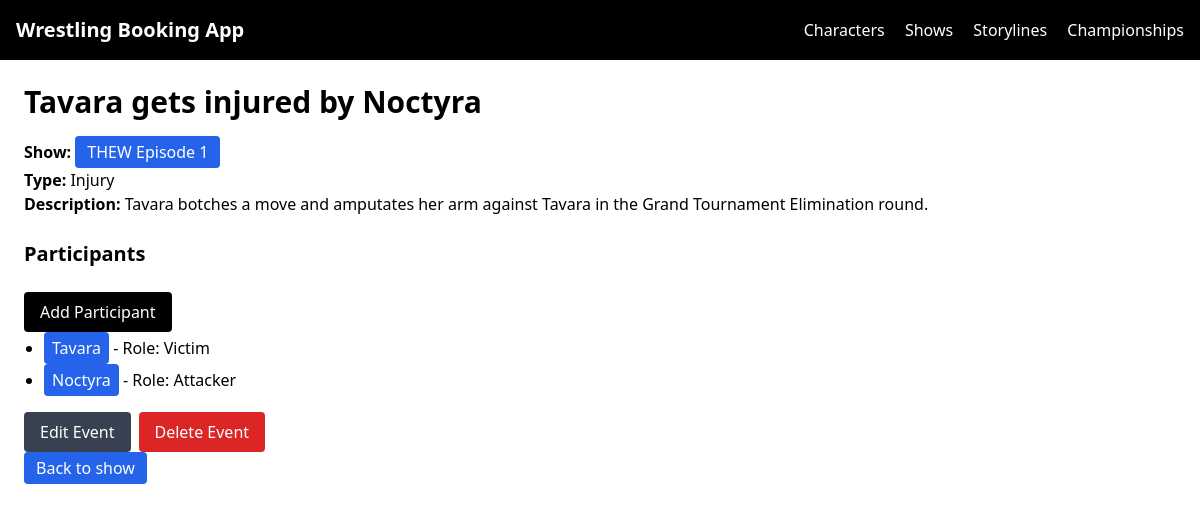
/shows/events/2/, run on the app's committed database.
### booking/models.py (models this page shows, shortened)
class Event(models.Model):
    class EventType(models.TextChoices):
        PROMO = "PROMO", "Promo"
        CONFRONTATION = "CONFRONTATION", "Confrontation"
        TRAINING = "TRAINING", "Training"
        SEGMENT = "SEGMENT", "Segment"
        INJURY = "INJURY", "Injury"
        TURN = "TURN", "Turn"
    show = models.ForeignKey(
        "booking.Show",
        on_delete=models.CASCADE,
        related_name="events"
    )
    title = models.CharField(max_length=200)
    event_type = models.CharField(max_length=30, choices=EventType.choices)
    description = models.TextField(blank=True)
    created_at = models.DateTimeField(auto_now_add=True)

class Show(models.Model):
    class ShowType(models.TextChoices):
        WEEKLY = "WEEKLY", "Weekly"
        PLE = "PLE", "PLE"
        SPECIAL = "SPECIAL", "Special"
    title = models.CharField(max_length=200)
    show_type = models.CharField(max_length=20, choices=ShowType.choices)
    episode_number = models.PositiveIntegerField(null=True, blank=True)
    airing_date = models.DateField()
    is_filmed = models.BooleanField(default=False)
    is_uploaded = models.BooleanField(default=False)
    youtube_link = models.URLField(blank=True)
    created_at = models.DateTimeField(auto_now_add=True)

class EventParticipant(models.Model):
    class Role(models.TextChoices):
        INITIATOR = "INITIATOR", "Initiator"
        INTERFERENCE = "INTERFERENCE", "Interference"
        VICTIM = "VICTIM", "Victim"
        ATTACKER = "ATTACKER", "Attacker"
    event = models.ForeignKey(
        Event, on_delete=models.CASCADE, related_name="participants"
    )
    character = models.ForeignKey(
        Character, null=True, blank=True, on_delete=models.CASCADE
    )
    group = models.ForeignKey(
        Group, null=True, blank=True, on_delete=models.CASCADE
    )
    role = models.CharField(max_length=20, choices=Role.choices, blank=True)

### core/models.py (models this page shows, shortened)
class Character(models.Model):
    class Role(models.TextChoices):
        WRESTLER = "WRESTLER", "Wrestler"
        MANAGER = "MANAGER", "Manager"
        REFEREE = "REFEREE", "Referee"
        BOOKER = "BOOKER", "Booker"
    class Gender(models.TextChoices):
        MALE = "MALE", "Male"
        FEMALE = "FEMALE", "Female"
        NA = "NA", "N/A"
    class Alignment(models.TextChoices):
        FACE = "FACE", "Face"
        HEEL = "HEEL", "Heel"
        TWEENER = "TWEENER", "Tweener"
    ring_name = models.CharField(max_length=100, unique=True)
    role = models.CharField(max_length=20, choices=Role.choices)
    gender = models.CharField(max_length=10, choices=Gender.choices)
    alignment = models.CharField(max_length=10, choices=Alignment.choices)
    finisher = models.CharField(max_length=100, blank=True)
    active = models.BooleanField(default=True)
    injured = models.BooleanField(default=False)
    notes = models.TextField(blank=True)
    created_at = models.DateTimeField(auto_now_add=True)

### booking/views.py (the view)
# urls.py: path("events/<int:pk>/", EventDetailView.as_view(), name="event-detail"),
class EventDetailView(DetailView):
    model = Event
    template_name = "booking/event_detail.html"
    context_object_name = "event"
    def get_context_data(self, **kwargs):
        context = super().get_context_data(**kwargs)
        event = self.object
        context["participants"] = event.participants.all()
        return context

### booking/templates/booking/event_detail.html (shortened to what this page needs)
{% extends "base.html" %}
{% block content %}
<h1 class="text-3xl font-bold mb-4">{{ event.title }}</h1>
<p><strong>Show:</strong> <button onclick="window.location='{% url 'show-detail' event.show.id %}'" class="bg-blue-600 text-white px-3 py-1 rounded cursor-pointer">{{ event.show.title }}</button></p>
<p><strong>Type:</strong> {{ event.get_event_type_display }}</p>
<p><strong>Description:</strong> {{ event.description|default:"None" }}</p>
<h2 class="text-xl font-semibold mt-6 mb-2">Participants</h2>
<button onclick="window.location='{% url 'eventparticipant-add' event.id %}'" class="bg-black text-white px-4 py-2 rounded mt-4 inline-block cursor-pointer">
    Add Participant
</button>
<ul class="list-disc pl-5">
    {% for ep in participants %}
        <li>
            <button onclick="window.location='{% url 'character-detail' ep.character.id %}'" class="bg-blue-600 text-white px-2 py-1 rounded cursor-pointer">{{ ep.character.ring_name }}</button>
            - Role: {{ ep.get_role_display }}
        </li>
    {% empty %}
        <li>No participants yet.</li>
    {% endfor %}
</ul>
<div class="mt-4 flex gap-2">
    <button onclick="window.location='{% url 'event-edit' event.id %}'" class="bg-gray-700 text-white px-4 py-2 rounded cursor-pointer">
        Edit Event
    </button>
    <button onclick="window.location='{% url 'event-delete' event.id %}'" class="bg-red-600 text-white px-4 py-2 rounded cursor-pointer">
        Delete Event
    </button>
</div>
<p>
<button onclick="window.location='{% url 'show-detail' event.show.id %}'"
    class="bg-blue-600 text-white px-3 py-1 rounded cursor-pointer">
        Back to show
    </button>
</p>
{% endblock %}

### data on the page
Event: title "Tavara gets injured by Noctyra", show "THEW Episode 1", event_type "Injury", description "Tavara botches a move and amputates her arm against Tavara in the Grand Tournament Elimination round."
EventParticipant: character.ring_name "Tavara", role "Victim"
EventParticipant: character.ring_name "Noctyra", role "Attacker"
